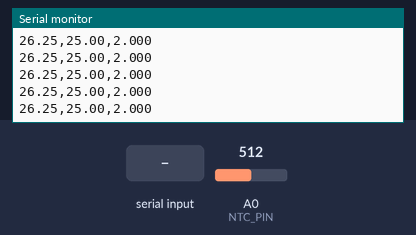
Bench run of a sketch on a simulated Arduino Uno, built with avr-gcc and run on an emulated ATmega328P. Parts: the last lines printed to the serial monitor. Inputs (shaded band) come from the test bench; at power-on: A0 (NTC_PIN) = 512.

Above: at 1.2 s.
1.3 s: "t\n" received over Serial
At 2.5 s:
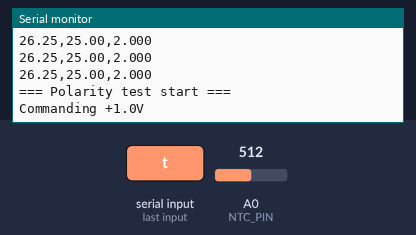
At 7.4 s:
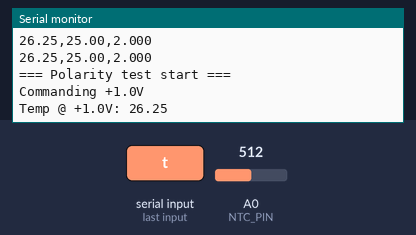

The sketch:

tec_pid_1.ino
```cpp
#include <SPI.h>
#include <PID_v1.h>
#include <math.h>

// =======================================================
// 1. HARDWARE PINS
// =======================================================

const int CS_PIN = 10;
const int NTC_PIN = A0;

// =======================================================
// 2. LT8722 REGISTER ADDRESSES
// =======================================================

const uint8_t ADDR_COMMAND  = 0x00;
const uint8_t ADDR_STATUS   = 0x02;
const uint8_t ADDR_ILIMN    = 0x04;
const uint8_t ADDR_ILIMP    = 0x06;
const uint8_t ADDR_DAC      = 0x08;
const uint8_t ADDR_OV_CLAMP = 0x0A;
const uint8_t ADDR_UV_CLAMP = 0x0C;

// =======================================================
// 3. TEC DRIVER LIMITS
// =======================================================

const uint32_t POS_CURRENT_1A  = 0x000001B5;
const uint32_t NEG_CURRENT_1A  = 0x000001B5;   // allow cooling

const uint32_t VOLT_CLAMP_6V   = 0x00000004;
const uint32_t VOLT_CLAMP_0V   = 0x0000000F;

const uint32_t CMD_STARTUP_PWM = 0x00000017;

// =======================================================
// 4. DAC SCALING
// =======================================================

const double DAC_MAX = 2.0;
const double REF_VOLTAGE = 3.0;
const double INTERNAL_GAIN = 16.0;
const double GAIN_ADJUST = 0.42;   // calibrated

// =======================================================
// 5. THERMISTOR PARAMETERS
// =======================================================

const float Vin = 5.0;
const float R_fixed = 10000;

const float R_nominal = 10000.0;
const float T_nominal = 25.0;
const float Beta = 3450.0;

const float calibrationOffset = 1.3;

float alpha = 0.08;
float filteredR = 10000.0;
bool firstRun = true;

// =======================================================
// 6. PID VARIABLES
// =======================================================

double Setpoint = 25.0;
double Input;
double Output;

PID tecPID(&Input, &Output, &Setpoint, 5, 0, 0, REVERSE);

// =======================================================
// 7. CRC FUNCTION
// =======================================================

uint8_t calculateCRC(uint8_t cmd, uint8_t addr, uint32_t data)
{
    uint8_t bytes[6] =
    {
        cmd,
        addr,
        (uint8_t)(data >> 24),
        (uint8_t)(data >> 16),
        (uint8_t)(data >> 8),
        (uint8_t)data
    };

    uint8_t crc = 0;

    for (int i = 0; i < 6; i++)
    {
        crc ^= bytes[i];

        for (int j = 0; j < 8; j++)
        {
            if (crc & 0x80)
                crc = (crc << 1) ^ 0x07;
            else
                crc <<= 1;
        }
    }

    return crc;
}

// =======================================================
// 8. SPI WRITE
// =======================================================

void lt8722_write(uint8_t addr, uint32_t data)
{
    uint8_t cmd = 0xF2;

    uint8_t crc = calculateCRC(cmd, addr, data);

    digitalWrite(CS_PIN, LOW);

    SPI.transfer(cmd);
    SPI.transfer(addr);

    SPI.transfer(data >> 24);
    SPI.transfer(data >> 16);
    SPI.transfer(data >> 8);
    SPI.transfer(data);

    SPI.transfer(crc);
    SPI.transfer(0x00);

    digitalWrite(CS_PIN, HIGH);
}

// =======================================================
// 9. DAC UPDATE
// =======================================================

void updateLT8722_DAC(double voltage)
{
    if (voltage > DAC_MAX) voltage = DAC_MAX;
    if (voltage < -2.0) voltage = -2.0;

    int32_t signedCode = (int32_t)round(
        (voltage * 16777216.0) / (REF_VOLTAGE * INTERNAL_GAIN * GAIN_ADJUST));

    uint32_t code = (uint32_t)signedCode;

    lt8722_write(ADDR_DAC, code);
}

// =======================================================
// 10. TEMPERATURE READING
// =======================================================

double readTemperature()
{
    int rawADC = analogRead(NTC_PIN);

    float V_out = rawADC * (Vin / 1023.0);

    if (V_out >= Vin || V_out <= 0.1) return Input;

    float R_raw = R_fixed * (V_out / (Vin - V_out));

    if (firstRun)
    {
        filteredR = R_raw;
        firstRun = false;
    }

    filteredR = alpha * R_raw + (1 - alpha) * filteredR;

    float steinhart =
        log(filteredR / R_nominal) / Beta +
        (1.0 / (T_nominal + 273.15));

    float tempC = (1.0 / steinhart) - 273.15;

    return tempC + calibrationOffset;
}

// =======================================================
// 11. SETUP
// =======================================================

void setup()
{
    Serial.begin(115200);

    pinMode(CS_PIN, OUTPUT);
    digitalWrite(CS_PIN, HIGH);

    SPI.begin();
    SPI.beginTransaction(SPISettings(1000000, MSBFIRST, SPI_MODE0));

    Serial.println("Starting LT8722...");

    lt8722_write(ADDR_COMMAND, 0x00000001);
    delay(10);

    lt8722_write(ADDR_STATUS, 0x00000000);

    lt8722_write(ADDR_ILIMP, POS_CURRENT_1A);
    lt8722_write(ADDR_ILIMN, NEG_CURRENT_1A);

    lt8722_write(ADDR_OV_CLAMP, VOLT_CLAMP_6V);
    lt8722_write(ADDR_UV_CLAMP, VOLT_CLAMP_0V);

    lt8722_write(ADDR_COMMAND, CMD_STARTUP_PWM);

    // start at zero TEC current
    updateLT8722_DAC(0.0); //was 2.5

    // PID configuration
    tecPID.SetOutputLimits(-DAC_MAX, DAC_MAX);
    tecPID.SetSampleTime(1000);
    tecPID.SetMode(AUTOMATIC);

    Serial.println("Enter target temperature:");
}
void runPolarityTest()
{
    Serial.println("=== Polarity test start ===");

    Serial.println("Commanding +1.0V");
    updateLT8722_DAC(1.0);
    delay(5000);
    Serial.print("Temp @ +1.0V: "); Serial.println(readTemperature(), 2);

    updateLT8722_DAC(0.0);
    delay(2000);

    Serial.println("Commanding -1.0V");
    updateLT8722_DAC(-1.0);
    delay(5000);
    Serial.print("Temp @ -1.0V: "); Serial.println(readTemperature(), 2);

    updateLT8722_DAC(0.0);
    Serial.println("=== Polarity test complete ===");
}
// =======================================================
// 12. MAIN LOOP
// =======================================================

void loop()
{
    Input = readTemperature();

    if (Serial.available() > 0)
    {
        String inString = Serial.readStringUntil('\n');

        if (inString == "t")
        {
            runPolarityTest();
            return;
        }

        float val = inString.toFloat();

        if (val > 5 && val < 80)   // sanity range
        {
            Setpoint = val;

            Serial.print("New Target: ");
            Serial.println(Setpoint);
        }
    }
    tecPID.Compute();

    double dacVoltage = Output;

    updateLT8722_DAC(dacVoltage);

    Serial.print(Input,2);
    Serial.print(",");

    Serial.print(Setpoint,2);
    Serial.print(",");

    Serial.println(dacVoltage,3);

    delay(200);
}
```

Measured:
- after the input at 1.3 s, the serial monitor: prints a new line after 0.13 s (image 1)
